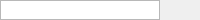
<?xml version="1.0" encoding="UTF-8"?>
<ui version="4.0">
 <class>Dialog</class>
 <widget class="QDialog" name="Dialog">
  <property name="geometry">
   <rect>
    <x>0</x>
    <y>0</y>
    <width>200</width>
    <height>20</height>
   </rect>
  </property>
  <property name="sizePolicy">
   <sizepolicy hsizetype="Preferred" vsizetype="MinimumExpanding">
    <horstretch>0</horstretch>
    <verstretch>0</verstretch>
   </sizepolicy>
  </property>
  <property name="windowTitle">
   <string>Enemey Played</string>
  </property>
  <widget class="QTableView" name="tableView">
   <property name="geometry">
    <rect>
     <x>0</x>
     <y>0</y>
     <width>160</width>
     <height>20</height>
    </rect>
   </property>
   <property name="sizePolicy">
    <sizepolicy hsizetype="Fixed" vsizetype="MinimumExpanding">
     <horstretch>0</horstretch>
     <verstretch>0</verstretch>
    </sizepolicy>
   </property>
   <property name="verticalScrollBarPolicy">
    <enum>Qt::ScrollBarAlwaysOff</enum>
   </property>
   <property name="horizontalScrollBarPolicy">
    <enum>Qt::ScrollBarAlwaysOff</enum>
   </property>
   <property name="showGrid">
    <bool>false</bool>
   </property>
   <attribute name="horizontalHeaderVisible">
    <bool>false</bool>
   </attribute>
   <attribute name="verticalHeaderVisible">
    <bool>false</bool>
   </attribute>
   <attribute name="verticalHeaderStretchLastSection">
    <bool>false</bool>
   </attribute>
  </widget>
 </widget>
 <resources/>
 <connections/>
</ui>
